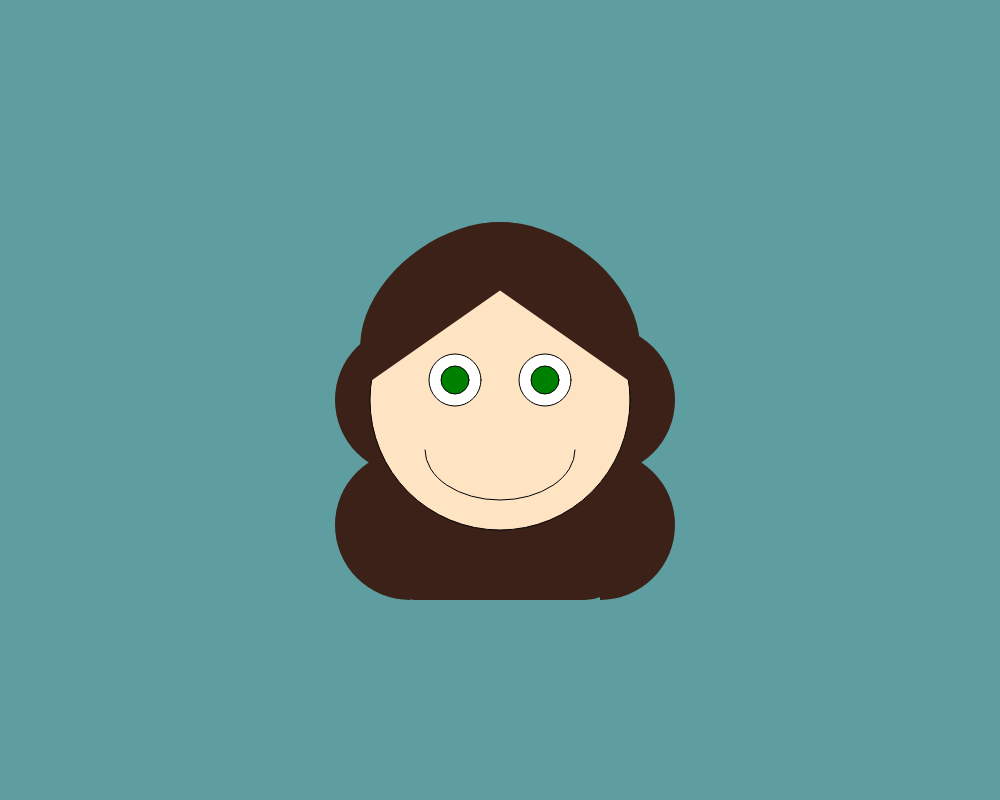
Frame 1 (no input)
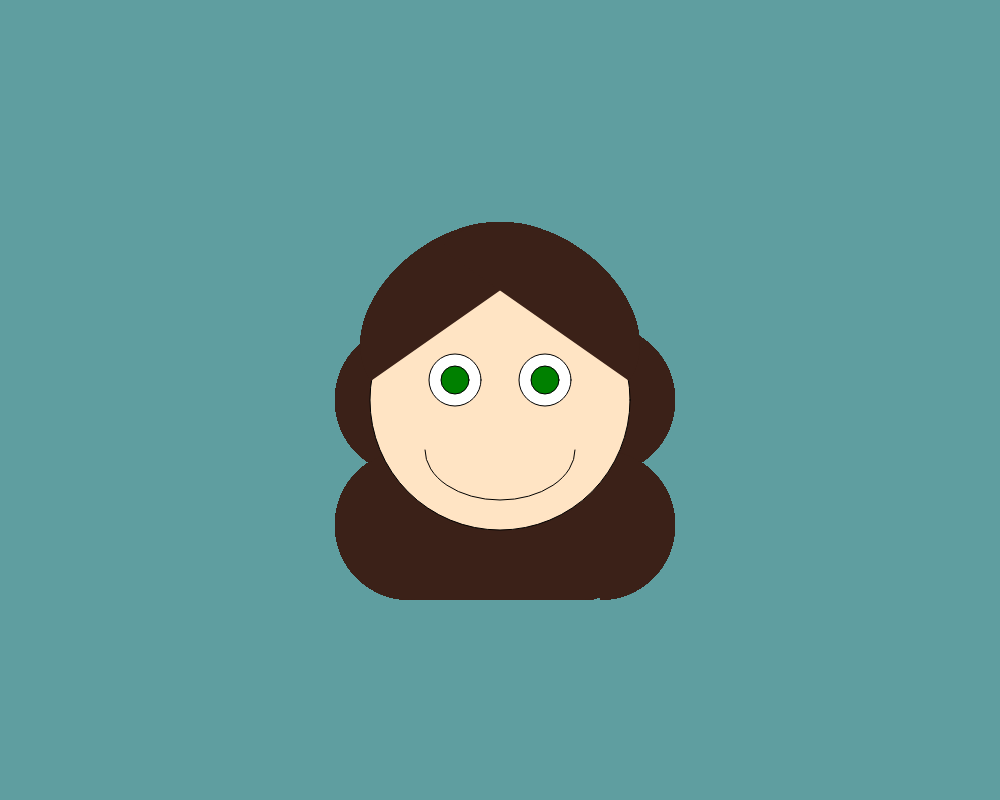
Frame 60 (no input)
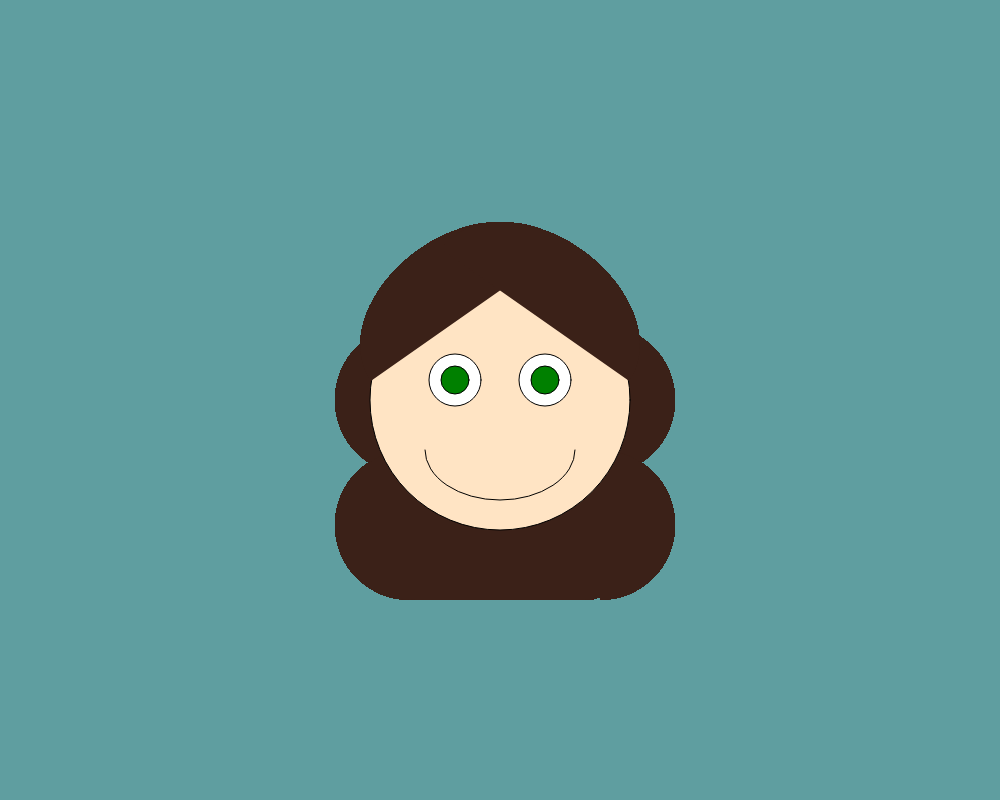
Frame 120 (the mouse pressed at the canvas centre since frame 60)

The p5.js sketch that drew these frames (run headless with seeded random() and noise() and a simulated clock; from frame 60 on, the mouse is pressed at the canvas centre):

// p5.js sketch
// ── sketch.js
function setup() {
  createCanvas(1000, 800);
  background(220);
  background ('cadetblue');
}

function draw(){
  fill('#3b2118');
  noStroke();
  rect(375, 300, 250, 300, 40);
  arc(410, 400, 150, 150, HALF_PI, PI + HALF_PI);
  arc(410, 525, 150, 150, HALF_PI, PI + HALF_PI);
  arc(600, 400, 150, 150, -HALF_PI, HALF_PI);
  arc(600, 525, 150, 150, -HALF_PI, HALF_PI);
  stroke(0);
  fill('bisque');
  circle(500, 400, 260);
  noStroke();
  fill('#3b2118');
  push();
  translate(465, 315);
  rotate(radians(145));
  arc(0, 0, 230, 160, 0, PI);
  pop();
  push();
  translate(535, 315);
  rotate(radians(-145));
  arc(0, 0, 230, 160, 0, PI);
  pop();
  stroke(0);
  fill('bisque');
  arc(500, 450, 150, 100, 0, PI);
  fill('white')
  circle(455, 380, 52);
  circle(545, 380, 52);
  fill('green');
  circle(455, 380, 28);
  circle(545, 380, 28);
  fill('#3b2118');
}

// ── style.css
html, body {
  margin: 0;
  padding: 0;
  background-color: cadetblue;
}
canvas {
  display: block;
}
